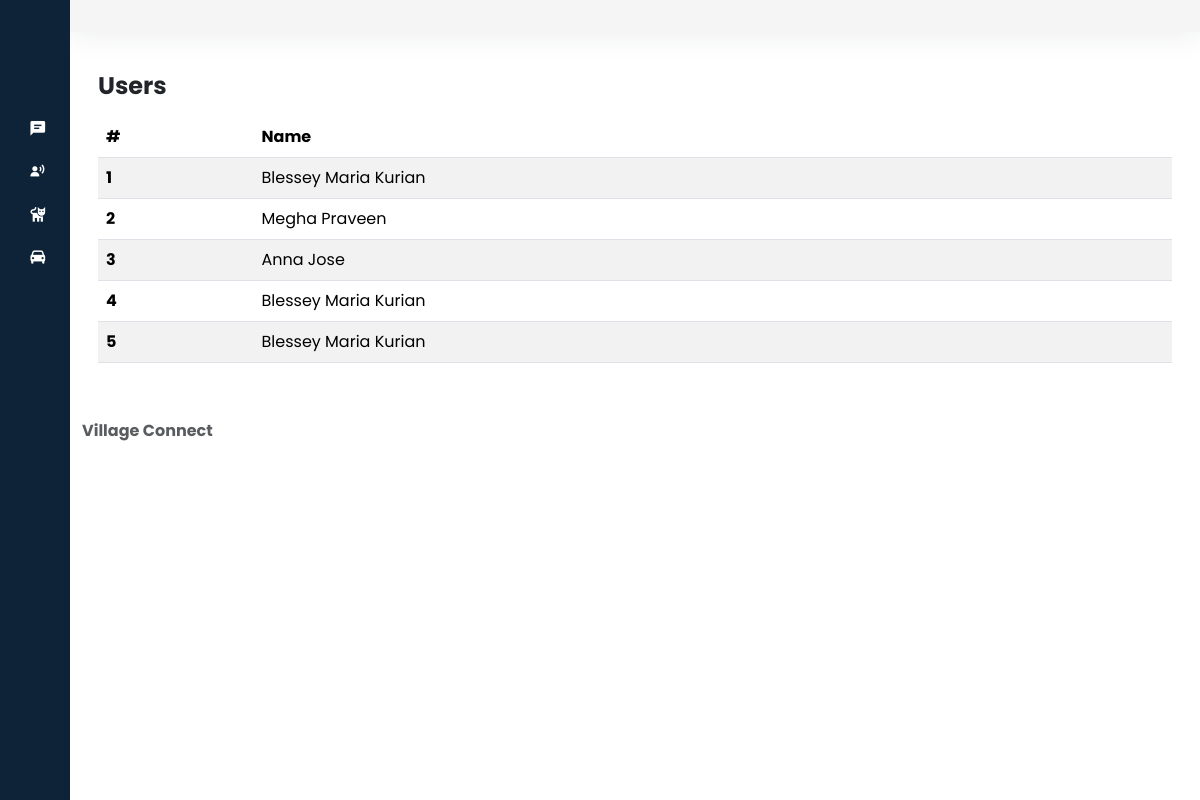
Screenshot of /adminusers with the database file from the repository.
### village_website/models.py (models this page shows, shortened)
class UserInfo(models.Model):
    user = models.ForeignKey(User, on_delete=models.CASCADE, null=True)
    username = models.CharField(max_length=100)
    housenumber = models.CharField(max_length=100, null=True)
    email = models.CharField(max_length=100)
    mobilenumber = models.IntegerField()
    wardnumber = models.CharField(max_length=100, null=True)
    password = models.CharField(max_length=8)

### village_admin/views.py (the view)
# urls.py: path('adminusers',views.adminusers,name="adminusers"),
def adminusers(request):
    users = UserInfo.objects.all()
    return render(request, 'adminusers.html', {'users': users})

### templates/adminusers.html (shortened to what this page needs)
{% load static %}
<!DOCTYPE html>
<html lang="en">
<head>
    <link href='https://unpkg.com/boxicons@2.1.4/css/boxicons.min.css' rel='stylesheet'>
    <link href="https://cdn.lineicons.com/4.0/lineicons.css" rel="stylesheet" />
    <link href="https://cdn.jsdelivr.net/npm/bootstrap@5.3.2/dist/css/bootstrap.min.css" rel="stylesheet"
>
</head>
<body>
    <div class="wrapper">
        <aside id="sidebar">
            <div class="d-flex">
                <button class="toggle-btn" type="button">
                </button>
            </div>
            <ul class="sidebar-nav">
                <li class="sidebar-item">
                    <a href="adminusers" class="sidebar-link">
                    </a>
                </li>
                <li class="sidebar-item">
                    <a href="admincomp" class="sidebar-link">
                        <i class='bx bxs-comment-detail' ></i>
                    </a>
                </li>
                <li class="sidebar-item">
                    <a href="adminannou" class="sidebar-link">
                        <i class='bx bxs-user-voice' ></i>
                    </a>
                </li>
                <li class="sidebar-item">
                    <a href="adminpet" class="sidebar-link">
                        <i class='bx bxs-cat' ></i>
                    </a>
                </li>
                <li class="sidebar-item">
                    <a href="adminvehicle" class="sidebar-link">
                        <i class='bx bxs-car'></i>
                    </a>
                </li>
            </ul>
            <div class="sidebar-footer">
                <a href="adminlog" class="sidebar-link">
                </a>
            </div>
        </aside>
        <div class="main">
            <nav class="navbar navbar-expand px-4 py-3">
            </nav>
            <main class="content px-3 py-4">
                <div class="container-fluid">
                    <div class="mb-3">
                        <h3 class="fw-bold fs-4 my-3">Users
                        </h3>
                        <div class="row">
                            <div class="col-12">
                                <table class="table table-striped">
                                    <thead>
                                        <tr class="highlight">
                                            <th scope="col">#</th>
                                            <th scope="col">Name</th>
                                        </tr>
                                    </thead>
                                    <tbody>
                                        {% for user in users %}
                                        <tr>
                                            <th scope="row">{{ forloop.counter }}</th>
                                            <td>{{ user.username }}</td>
                                        </tr>
                                        {% endfor %}
                                    </tbody>
                                </table>
                            </div>
                        </div>
                    </div>
                </div>
            </main>
            <footer class="footer">
                <div class="container-fluid">
                    <div class="row text-body-secondary">
                        <div class="col-6 text-start ">
                            <a class="text-body-secondary" href=" #">
                                <strong>Village Connect</strong>
                            </a>
                        </div>
                    </div>
                </div>
            </footer>
        </div>
    </div>
</body>
</html>

### templates/adminusers.html (style rules this page uses)
a { text-decoration: none; }
li { list-style: none; }
body { font-family: 'Poppins', sans-serif; }
.wrapper { display: flex; }
.main { display: flex; flex-direction: column; min-height: 100vh; width: 100%; overflow: hidden; transition: all 0.35s ease-in-out; background-color: #fff; min-width: 0; }
#sidebar { width: 70px; min-width: 70px; z-index: 1000; transition: all .25s ease-in-out; background-color: #0e2238; display: flex; flex-direction: column; }
.toggle-btn { background-color: transparent; cursor: pointer; border: 0; padding: 1rem 1.5rem; }
.sidebar-nav { padding: 2rem 0; flex: 1 1 auto; }
a.sidebar-link { padding: .625rem 1.625rem; color: #FFF; display: block; font-size: 0.9rem; white-space: nowrap; border-left: 3px solid transparent; }
.sidebar-link i, .dropdown-item i { font-size: 1.1rem; margin-right: .75rem; }
.sidebar-item { position: relative; }
.navbar { background-color: #f5f5f5; box-shadow: 0 0 2rem 0 rgba(33, 37, 41, .1); }

### rows the page displays
UserInfo: username "Blessey Maria Kurian"
UserInfo: username "Megha Praveen"
UserInfo: username "Anna Jose"
UserInfo: username "Blessey Maria Kurian"
UserInfo: username "Blessey Maria Kurian"
